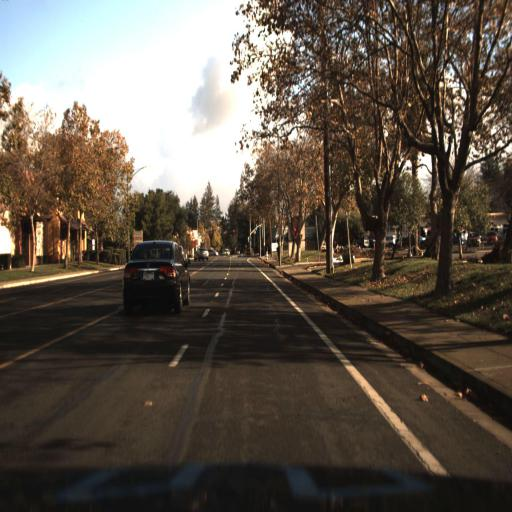
#> input picture Modul_4/Vježbe/img/kamera3.jpg, 512 x 512 px
$ python '2_vježba.py'
#> lines starting #> are read from the running program, lines starting #| are printed output that depends on the picture; after the words box and inside, x2 and y2 are one past the last pixel; in counts of white or black regions, pixels touching at a corner belong together
import cv2
import numpy as np

"""
1. Zadatak
Pomoću OpenCV-a učitajte sliku koja je snimljena s kamere automobila pod nazivom “kamera3.jpg”. Sliku učitajte u
nijansama sive boje. Ispišite na ekran dimenzije slike
"""

img_1 = cv2.imread("img/kamera3.jpg", cv2.IMREAD_GRAYSCALE)
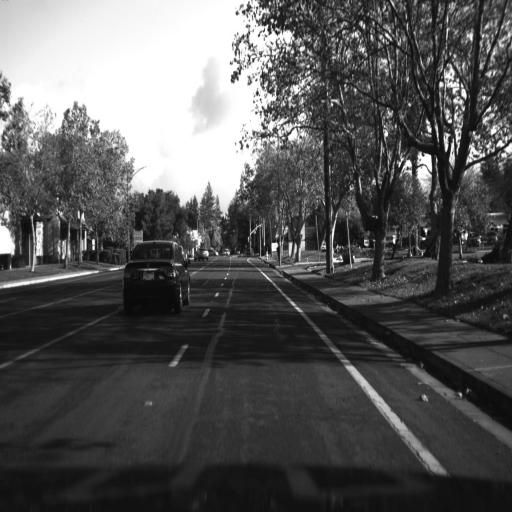
#> img_1: shape (512, 512); min 0, max 255, mean 87.5
print("Dimenzije slike kamera3.jpg su:", img_1.shape)
#| Dimenzije slike kamera3.jpg su: (512, 512)


"""
2. Zadatak
Pomoću OpenCV-a učitajte sliku koja je snimljena s kamere automobila pod nazivom “kamera3.jpg”. Ispišite na ekran
dimenzije slike. Promijenite veličinu slike na 1000x650.
"""

img_2 = cv2.imread("img/kamera3.jpg")
#> img_2 is the input picture: shape (512, 512, 3); mean B, G, R 75.5, 86, 95.1
print("Dimenzije slike kamera3.jpg su:", img_2.shape)
#| Dimenzije slike kamera3.jpg su: (512, 512, 3)
resized_img_2 = cv2.resize(img_2, (1000, 650))
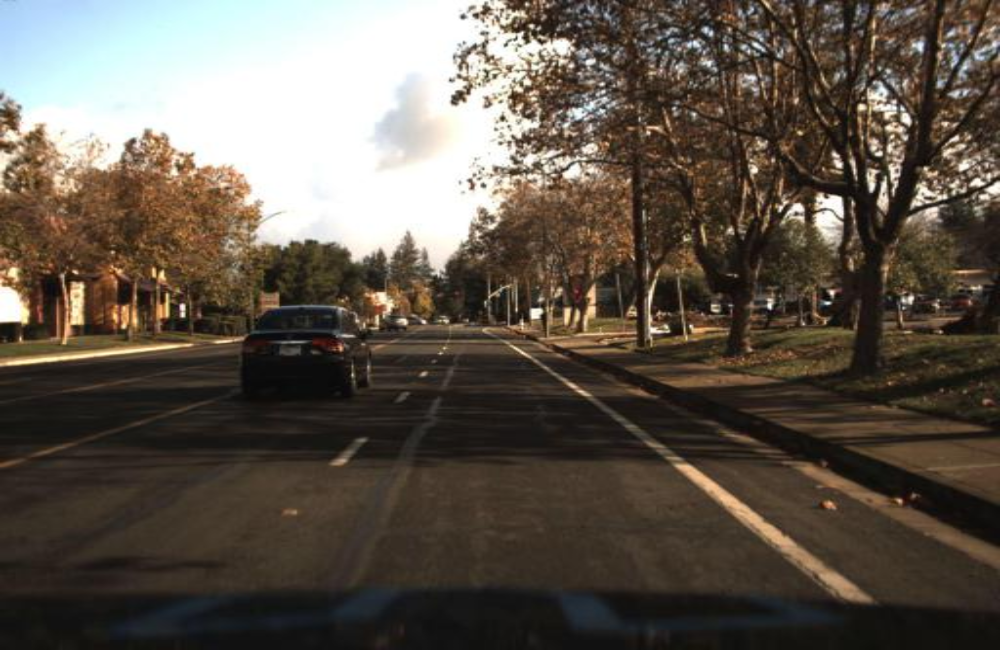
#> resized_img_2: shape (650, 1000, 3); mean B, G, R 75.4, 85.8, 95
print("Dimenzije promijenjene slike su:", resized_img_2.shape)
#| Dimenzije promijenjene slike su: (650, 1000, 3)

"""
3. Zadatak
Pomoću OpenCV-a učitajte sliku koja je snimljena s kamere automobila pod nazivom “kamera3.jpg”. Zaokrenite sliku po x i y osi,
prikažite ju, te spremite pod nazivom “zaokrenuta_slika.jpg”.
"""

img_3 = cv2.imread("img/kamera3.jpg")
flipped_img_3 = cv2.flip(img_3, -1)  # -1 = both axes
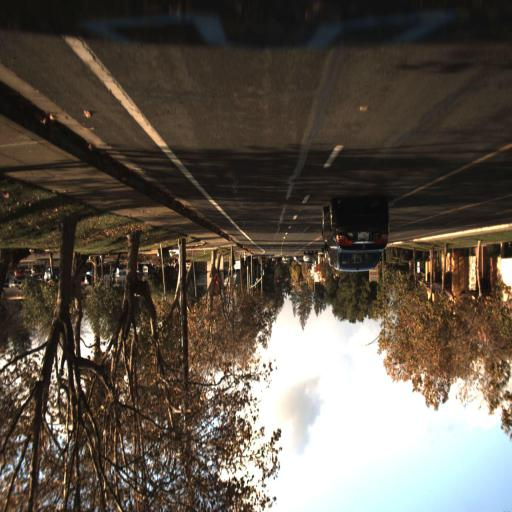
#> flipped_img_3: shape (512, 512, 3); mean B, G, R 75.5, 86, 95.1
# [4 lines of commented-out code are left out]


"""
4. Zadatak
Pomoću OpenCV-a učitajte sliku koja je snimljena s kamere automobila pod nazivom “kamera3.jpg”. Promijenite vrijednost
piksela koji čine dio registracijske oznake automobila koji se nalazi ispred nas u žutu boju.

"""
img_4 = cv2.imread("img/kamera3.jpg")
img_4_hsv = cv2.cvtColor(img_4, cv2.COLOR_BGR2HSV)
#> img_4_hsv: shape (512, 512, 3); mean H, S, V 24.8, 80.8, 97.2
cv2.imshow("Originalna slika", img_4)
# Pretpostavimo da je registracijska oznaka unutar određenog raspona boja u HSV prostoru

lower_bound = np.array([0, 0, 0])
upper_bound = np.array([0, 255, 255])

mask = cv2.inRange(img_4_hsv, lower_bound, upper_bound)
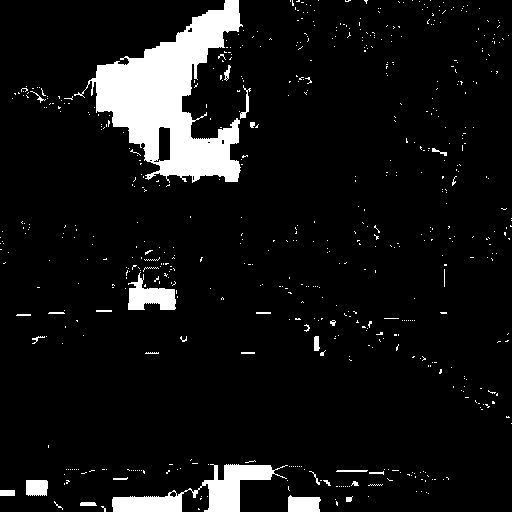
#> mask: shape (512, 512); 7.7% white; 617 white regions (588 under 20 px), largest, box (x1, y1, x2, y2) and area: (74, 0, 243, 183) 12944, (112, 464, 288, 512) 3023, (128, 272, 176, 310) 998
result = cv2.bitwise_and(img_4, img_4, mask=mask)
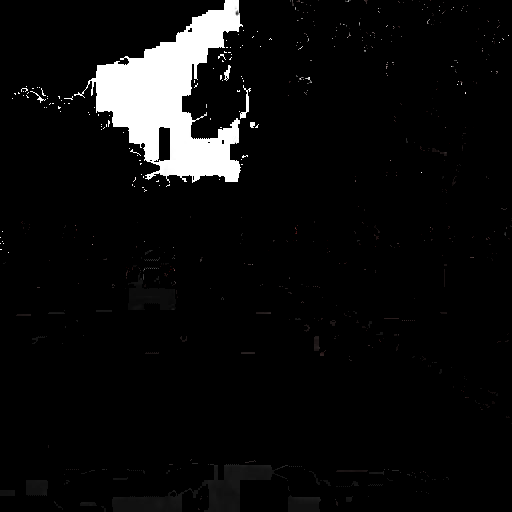
#> result: shape (512, 512, 3); mean B, G, R 13.6, 13.6, 13.7
# img_4[mask > 0] = [0, 255, 255]  # Postavi na žutu boju u BGR
cv2.imshow("4. Modificirana slika", result)
cv2.waitKey(0)
cv2.destroyAllWindows()
